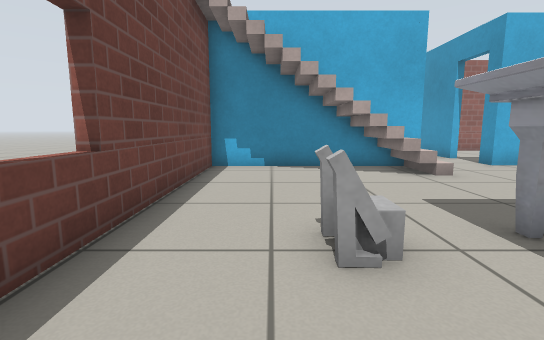
view 1 (above)

16 first-person views from a walk through a Gazebo world. The camera is 0.64 m above the floor, tilts 8° down and sees 85° across. The floor is counted in squares, 0.5 m on a side. Each view is taken from the middle of a square. On the plan, view 1 faces up. The plan holds only what a view shows up to about 13 squares ahead; the rest is blank. The place goes on beyond the plan. The robots in the file are not drawn. Gazebo's built-in surfaces are drawn with simple patterns.

view 2
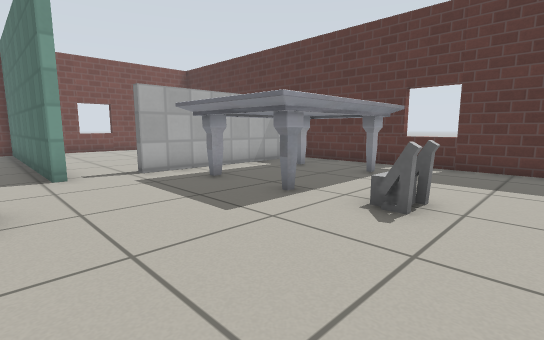

view 3
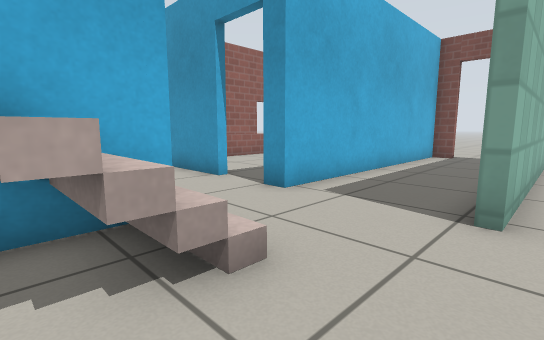

view 4
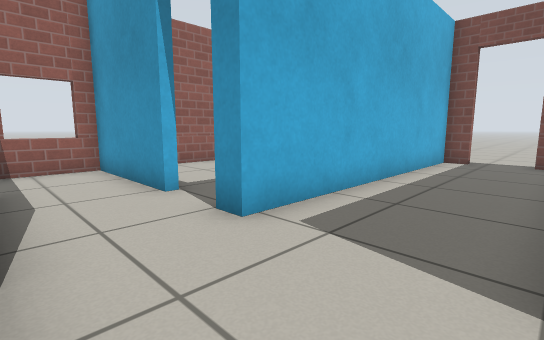

view 5
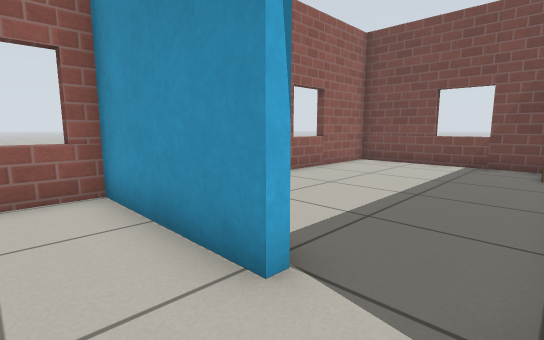

view 6
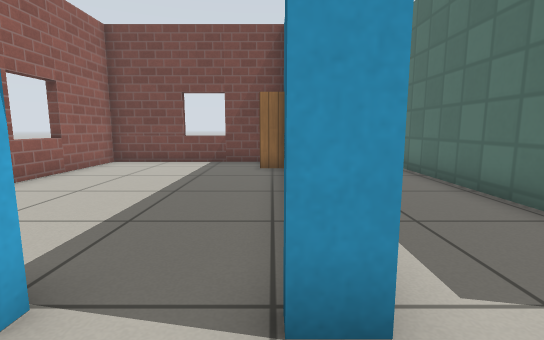

view 7
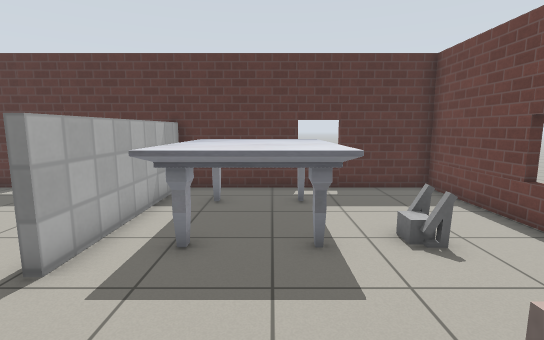

view 8
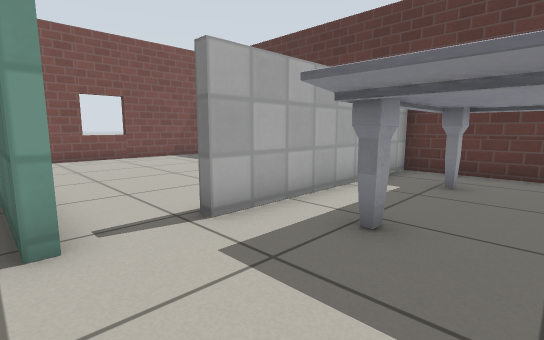

view 9
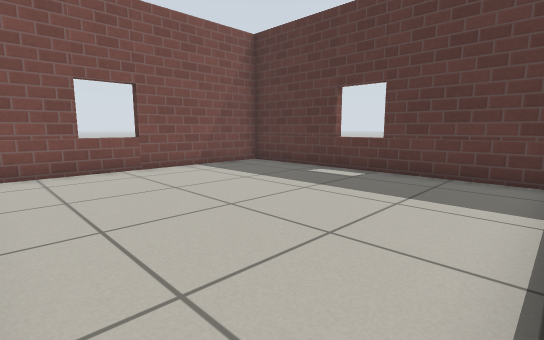

view 10
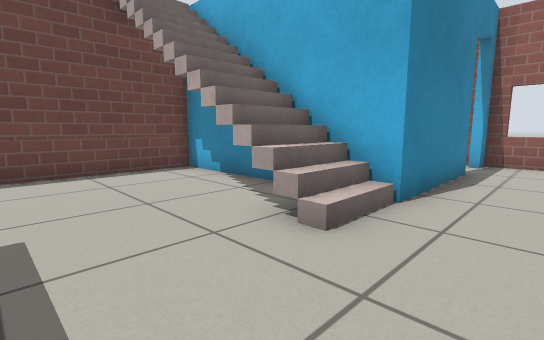

view 11
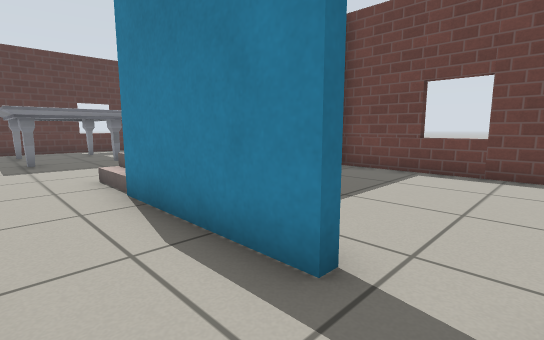

view 12
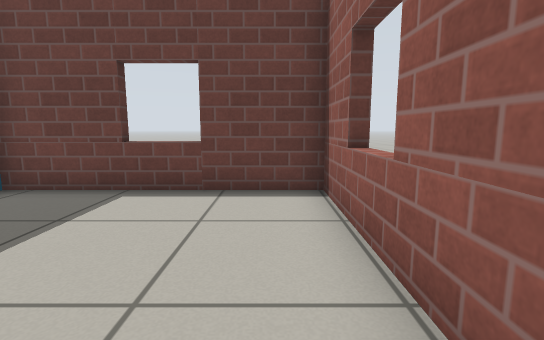

view 13
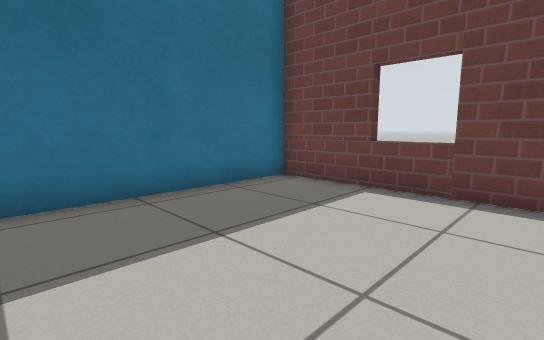

view 14
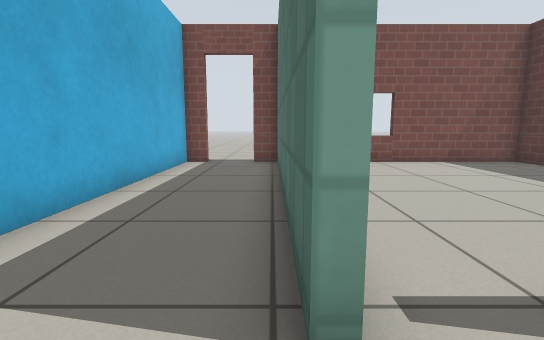

view 15
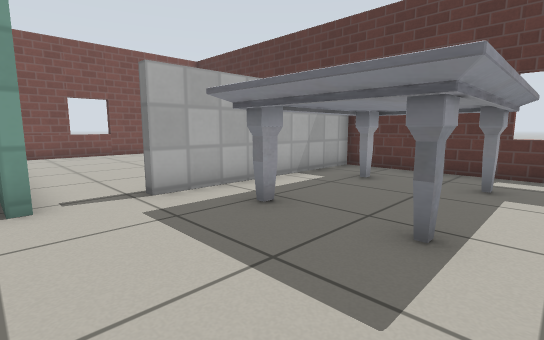

view 16
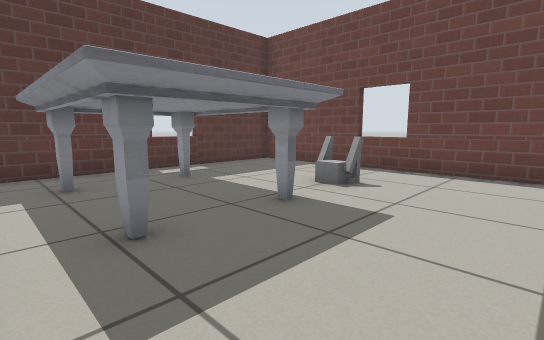

### Floor plan
Ten units are one square. View 1 is at (0, 0); x grows to the right and y downward. Boxes are objects, and circles mark ways between rooms. Rooms are numbered by the first view taken in them; rooms with no view inside come last. Other rooms are left out.
<svg viewBox="-26 -176 208 205">
<path fill="none" stroke="#000" d="M77 -65 77 -68 166 -68M77 -126 77 -171 50 -171M50 -146 50 -101 -21 -101 -21 23 81 23M77 24 77 -48M155 -103 77 -103 77 -110M173 -68 173 -78M173 -95 173 -103M140 -65 77 -65M172 -24 177 -24M81 23 173 23 173 -56M30 -171 -21 -171 -21 -104 39 -104M177 -144 172 -144M173 -116 173 -171 101 -171"/>
<rect x="5" y="-35" width="10" height="10" fill="#bbb"><title>person</title></rect>
<rect x="5" y="-85" width="10" height="10" fill="#bbb"><title>grey box</title></rect>
<rect x="25" y="-45" width="40" height="60" fill="#bbb"><title>marble table</title></rect>
<rect x="155" y="-115" width="20" height="10" fill="#bbb"><title>bookshelf</title></rect>
<circle cx="80" cy="-55" r="3" fill="#2a7"/>
<circle cx="50" cy="-155" r="3" fill="#2a7"/>
<circle cx="80" cy="-115" r="3" fill="#2a7"/>
<text x="50" y="-60">1</text>
<text x="130" y="-30">2</text>
<text x="10" y="-140">3</text>
<text x="130" y="-140">4</text>
</svg>
Room 1 opens to room 2. Room 1 opens to room 3. Room 1 opens to room 4.

Where each view was taken, in squares from view 1:
view 1: 0 up, 0 right, facing up
view 2: 8 up, 1 left, facing down-right
view 3: 6 up, 3 right, facing up-right
view 4: 7 up, 5 right, facing up-right
view 5: 11 up, 6 right, facing up-right
view 6: 11 up, 6 right, facing right
view 7: 9 up, 4 right, facing down
view 8: 7 up, 4 right, facing down-right
view 9: 6 up, 8 right, facing down-right
view 10: 5 up, 7 right, facing up-left
view 11: 16 up, 7 right, facing down-left
view 12: 16 up, 4 right, facing left
view 13: 16 up, 4 right, facing down-left
view 14: 7 up, 6 right, facing right
view 15: 7 up, 2 right, facing down-right
view 16: 7 up, 7 right, facing down-left
